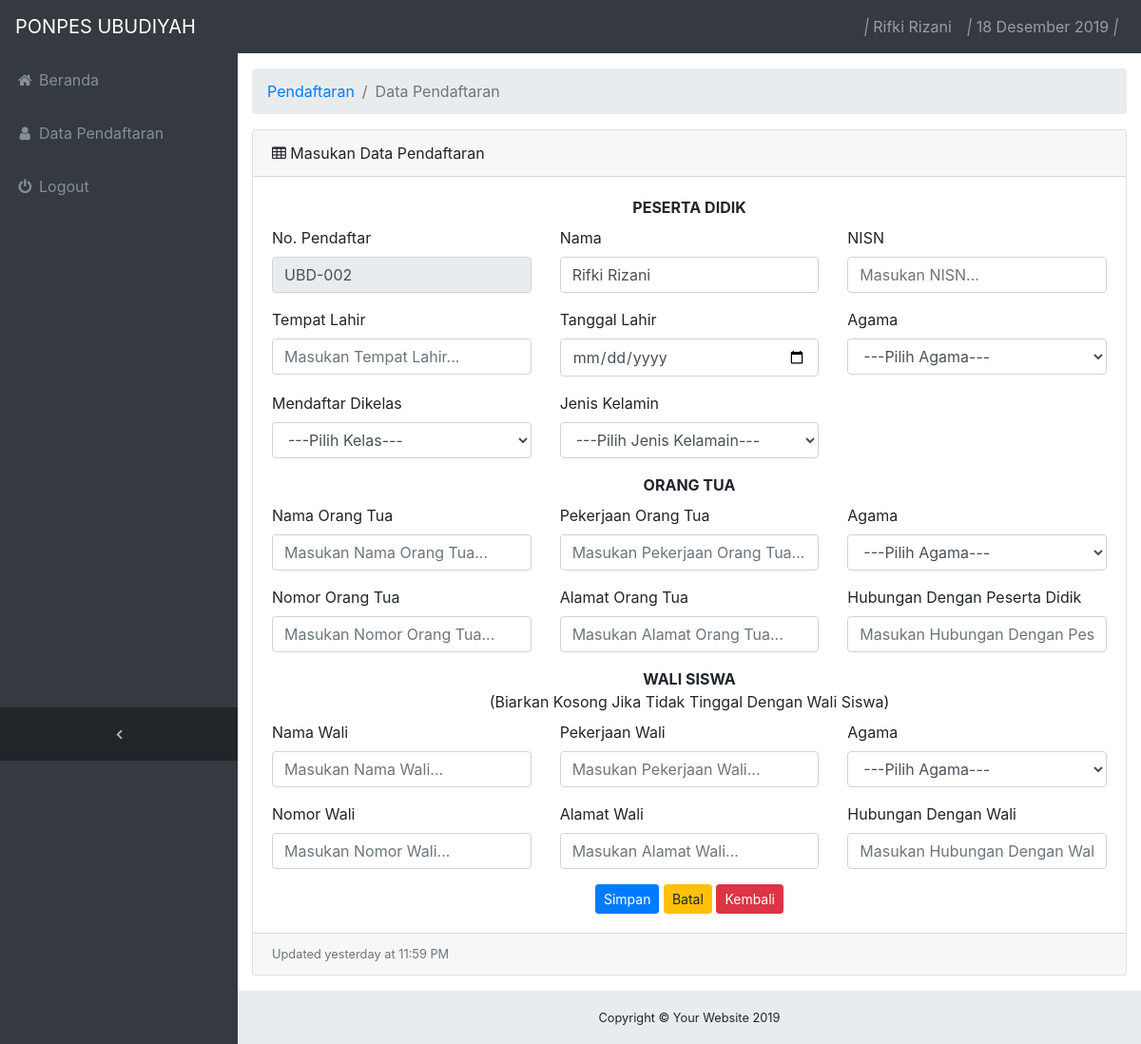
Screenshot of /siswa/pendaftaran_tambah.php (signed in) with the database file from the repository.
### tables this page shows
CREATE TABLE `pengguna` (
  `id_pengguna` int(11) NOT NULL,
  `id_pendaftar` int(11) DEFAULT NULL,
  `username` varchar(20) NOT NULL,
  `password` varchar(20) NOT NULL,
  `status` varchar(15) NOT NULL,
  `level` varchar(10) NOT NULL
);

CREATE TABLE `pendaftar` (
  `id_pendaftar` int(11) NOT NULL,
  `no_pendaftar` varchar(25) NOT NULL,
  `nama_pendaftar` varchar(25) NOT NULL,
  `bin_binti` varchar(25) NOT NULL,
  `status_pendaftar` varchar(15) DEFAULT NULL,
  `tahun_pendaftar` varchar(4) NOT NULL
);

### siswa/sesi_login.php (called while the page is built, shortened)
<?php
if(!isset($_SESSION['password']) AND !isset($_SESSION['id_pengguna'])){
 echo '<script language="javascript">alert("Akses Ditolak!"); document.location="../index.php";</script>';
} else {
include("koneksi.php");
$id_pengguna = $_SESSION['id_pengguna'];
$user = mysql_query("SELECT * FROM `pengguna` JOIN pendaftar ON pendaftar.id_pendaftar=pengguna.id_pendaftar WHERE pengguna.id_pengguna = '$id_pengguna'",$conn);
	while ($data = mysql_fetch_array($user)) {
	$no_pendaftar = $data['no_pendaftar'];
	$nama_pendaftar = $data['nama_pendaftar'];
	}
}
?>

### siswa/tgl_indo.php (called while the page is built, shortened)
<?php
function tgl_indo($day){
 $day = explode ("-",$day);
 switch ($day[1]){
 case 12:
 $day[1] = "Desember";
 break;
 }
 $day_indo = $day[2]." ".$day[1]." ".$day[0];
 return $day_indo;
}

### siswa/pendaftaran_tambah.php (the view, shortened to what this page needs)
<?php
  include 'header.php';
  include 'menu.php';
?>
  <div class="content-wrapper">
    <div class="container-fluid">
      <ol class="breadcrumb">
        <li class="breadcrumb-item">
          <a href="#">Pendaftaran</a>
        </li>
        <li class="breadcrumb-item active">Data Pendaftaran</li>
      </ol>
      <div class="card mb-3">
        <div class="card-header">
          <i class="fa fa-table"></i> Masukan Data Pendaftaran</div>
        <div class="card-body">
<form class="form-horizontal" method="post" action="pendaftaran_proses_tambah.php">
            <div class="row clearfix">
                <div class="col-lg-12 col-md-12 col-sm-12 col-xs-12" style="align-items: center; text-align: center;">
                  <label for="data_pegawai"><b>PESERTA DIDIK</b></label>
                </div>
            </div>
            <div class="row clearfix">
                <div class="col-lg-4 col-md-4 col-sm-4 col-xs-4">
                  <label for="no_pendaftar">No. Pendaftar</label>
                  <div class="form-group">
                    <input type="text" id="no_pendaftar" name="no_pendaftar" class="form-control" readonly="" value="<?php echo $no_pendaftar;?>" >
                  </div>
                </div>
                <div class="col-lg-4 col-md-4 col-sm-4 col-xs-4">
                  <label for="nama_pesdik">Nama</label>
                  <div class="form-group">
                    <input type="text" id="nama_pesdik" name="nama_pesdik" class="form-control" required="" value="<?php echo $nama_pendaftar;?>">
                  </div>
                </div>
                <div class="col-lg-4 col-md-4 col-sm-4 col-xs-4">
                  <label for="nisn_pesdik">NISN</label>
                  <div class="form-group">
                    <input type="text" id="nisn_pesdik" name="nisn_pesdik" class="form-control" required="" placeholder="Masukan NISN...">
                  </div>
                </div>
                <div class="col-lg-4 col-md-4 col-sm-4 col-xs-4">
                  <label for="tempat_lahir_pesdik">Tempat Lahir</label>
                  <div class="form-group">
                    <input type="text" id="tempat_lahir_pesdik" name="tempat_lahir_pesdik" class="form-control" required="" placeholder="Masukan Tempat Lahir...">
                  </div>
                </div>
                <div class="col-lg-4 col-md-4 col-sm-4 col-xs-4">
                  <label for="tanggal_lahir_pesdik">Tanggal Lahir</label>
                  <div class="form-group">
                    <input type="date" id="tanggal_lahir_pesdik" name="tanggal_lahir_pesdik" class="form-control" required="" placeholder="Masukan Tempat Lahir...">
                  </div>
                </div>
                <div class="col-lg-4 col-md-4 col-sm-4 col-xs-4">
                  <label for="id_agama">Agama</label>
                  <div class="form-group">
                    <select id="id_agama" name="id_agama" class="form-control" required="">
                      <option value="">---Pilih Agama---</option>
                    </select>
                  </div>
                </div>
                <div class="col-lg-4 col-md-4 col-sm-4 col-xs-4">
                  <label for="id_agama">Mendaftar Dikelas</label>
                  <div class="form-group">
                    <select id="id_kelas" name="id_kelas" class="form-control" required="">
                      <option value="">---Pilih Kelas---</option>
                    </select>
                  </div>
                </div>
                <div class="col-lg-4 col-md-4 col-sm-4 col-xs-4">
                  <label for="id_agama">Jenis Kelamin</label>
                  <div class="form-group">
                    <select id="jk" name="jk" class="form-control" required="">
                      <option value="">---Pilih Jenis Kelamain---</option>
                    </select>
                  </div>
                </div>
            </div>
            <div class="row clearfix">
                <div class="col-lg-12 col-md-12 col-sm-12 col-xs-12" style="align-items: center; text-align: center;">
                  <label for="data_pegawai"><b>ORANG TUA</b></label>
                </div>
            </div>
            <div class="row clearfix">
                <div class="col-lg-4 col-md-4 col-sm-4 col-xs-4">
                  <label for="nama_orang_tua">Nama Orang Tua</label>
                  <div class="form-group">
                    <input type="text" id="nama_orang_tua" name="nama_orang_tua" class="form-control" required="" placeholder="Masukan Nama Orang Tua...">
                  </div>
                </div>
                <div class="col-lg-4 col-md-4 col-sm-4 col-xs-4">
                  <label for="pekerjaan_orang_tua">Pekerjaan Orang Tua</label>
                  <div class="form-group">
                    <input type="text" id="pekerjaan_orang_tua" name="pekerjaan_orang_tua" class="form-control" required="" placeholder="Masukan Pekerjaan Orang Tua...">
                  </div>
                </div>
                <div class="col-lg-4 col-md-4 col-sm-4 col-xs-4">
                  <label for="id_agama_ortu">Agama</label>
                  <div class="form-group">
                    <select id="id_agama_ortu" name="id_agama_ortu" class="form-control" required="">
                      <option value="">---Pilih Agama---</option>
                    </select>
                  </div>
                </div>
                <div class="col-lg-4 col-md-4 col-sm-4 col-xs-4">
                  <label for="no_orang_tua">Nomor Orang Tua</label>
                    <div class="form-group">
                      <input type="number" id="no_orang_tua" name="no_orang_tua" class="form-control" required="" placeholder="Masukan Nomor Orang Tua..." maxlength="12">
                    </div>
                </div>
                <div class="col-lg-4 col-md-4 col-sm-4 col-xs-4">
                  <label for="alamat_orang_tua">Alamat Orang Tua</label>
                    <div class="form-group">
                      <input type="text" id="alamat_orang_tua" name="alamat_orang_tua" class="form-control" required="" placeholder="Masukan Alamat Orang Tua...">
                    </div>
                </div>
                <div class="col-lg-4 col-md-4 col-sm-4 col-xs-4">
                  <label for="hub_orang_tua">Hubungan Dengan Peserta Didik</label>
                    <div class="form-group">
                      <input type="text" id="hub_orang_tua" name="hub_orang_tua" class="form-control"  placeholder="Masukan Hubungan Dengan Peserta Didik...">
                    </div>
                </div>
            </div>
              <div class="row clearfix">
                  <div class="col-lg-12 col-md-12 col-sm-12 col-xs-12" style="align-items: center; text-align: center;">
                    <label for="data_pegawai"><b>WALI SISWA</b> <br>(Biarkan Kosong Jika Tidak Tinggal Dengan Wali Siswa)</label>
                  </div>
              </div>
              <div class="row clearfix">
                <div class="col-lg-4 col-md-4 col-sm-4 col-xs-4">
                  <label for="nama_wali">Nama Wali</label>
                  <div class="form-group">
                    <input type="text" id="nama_wali" name="nama_wali" class="form-control" placeholder="Masukan Nama Wali...">
                  </div>
                </div>
                <div class="col-lg-4 col-md-4 col-sm-4 col-xs-4">
                  <label for="pekerjaan_wali">Pekerjaan Wali</label>
                  <div class="form-group">
                    <input type="text" id="pekerjaan_wali" name="pekerjaan_wali" class="form-control"  placeholder="Masukan Pekerjaan Wali...">
                  </div>
                </div>
                <div class="col-lg-4 col-md-4 col-sm-4 col-xs-4">
                  <label for="id_agama_wali">Agama</label>
                  <div class="form-group">
                    <select id="id_agama_wali" name="id_agama_wali" class="form-control">
                      <option value="">---Pilih Agama---</option>
                    </select>
                  </div>
                </div>
                <div class="col-lg-4 col-md-4 col-sm-4 col-xs-4">
                  <label for="no_wali">Nomor Wali</label>
                    <div class="form-group">
                      <input type="text" id="no_wali" name="no_wali" class="form-control" placeholder="Masukan Nomor Wali..." maxlength="12">
                    </div>
                </div>
                <div class="col-lg-4 col-md-4 col-sm-4 col-xs-4">
                  <label for="alamat_wali">Alamat Wali</label>
                    <div class="form-group">
                      <input type="text" id="alamat_wali" name="alamat_wali" class="form-control"  placeholder="Masukan Alamat Wali...">
                    </div>
                </div>
                 <div class="col-lg-4 col-md-4 col-sm-4 col-xs-4">
                  <label for="hub_wali">Hubungan Dengan Wali</label>
                    <div class="form-group">
                      <input type="text" id="hub_wali" name="hub_wali" class="form-control"  placeholder="Masukan Hubungan Dengan Wali...">
                    </div>
                </div>
            </div>
            <div class="row clearfix">
                <div class="col-lg-12 col-md-12 col-sm-12 col-xs-12" style="align-items: center; text-align: center;">
                    <button class="btn btn-primary btn-sm" name="simpan" type="submit">Simpan</button>
                    <button class="btn btn-warning btn-sm" type="reset">Batal</button>
                    <button class="btn btn-danger btn-sm" onclick="window.history.back()">Kembali</button>
                </div>
            </div>
</form>
        </div>
        <div class="card-footer small text-muted">Updated yesterday at 11:59 PM</div>
      </div>
    </div>
<?php
  include 'footer.php';
?>

### siswa/menu.php (shortened to what this page needs)
<body class="fixed-nav sticky-footer bg-dark" id="page-top">
<nav class="navbar navbar-expand-lg navbar-dark bg-dark fixed-top" id="mainNav">
    <a class="navbar-brand" href="index.html">PONPES UBUDIYAH</a>
    <div class="collapse navbar-collapse" id="navbarResponsive">
      <ul class="navbar-nav navbar-sidenav" id="exampleAccordion">
        <li class="nav-item" data-toggle="tooltip" data-placement="right" title="Beranda">
          <a class="nav-link" href="index.php">
            <i class="fa fa-fw fa-home"></i>
            <span class="nav-link-text">Beranda</span>
          </a>
        </li>
        <li class="nav-item" data-toggle="tooltip" data-placement="right" title="Data Pendaftaran">
          <a class="nav-link" href="pendaftaran.php">
            <i class="fa fa-fw fa-user"></i>
            <span class="nav-link-text">Data Pendaftaran</span>
          </a>
        </li>
        <li class="nav-item">
          <a class="nav-link" data-toggle="modal" data-target="#exampleModal2">
            <i class="fa fa-fw fa-power-off"></i>
            <span class="nav-link-text">Logout</span>
          </a>
        </li>
      </ul>
      <ul class="navbar-nav sidenav-toggler">
        <li class="nav-item">
          <a class="nav-link text-center" id="sidenavToggler">
            <i class="fa fa-fw fa-angle-left"></i>
          </a>
        </li>
      </ul>
      <ul class="navbar-nav ml-auto">
        <a class="nav-link" data-toggle="modal" data-target="#exampleUser">
            <i>|</i>
            <?php echo $nama_pendaftar;?>
        </a>
        <a class="nav-link" data-toggle="modal" data-target="">
            <i>|</i>
            <?php
            $tanggal = date('Y-m-d');
            echo tgl_indo($tanggal);
            ?>
            <i>|</i>
        </a>
      </ul>
    </div>
  </nav>

### user/css/sb-admin.css (style rules this page uses)
html { position: relative; min-height: 100%; }
body { overflow-x: hidden; }
body.sticky-footer { margin-bottom: 56px; }
body.sticky-footer .content-wrapper { min-height: calc(100vh - 56px - 56px); }
body.fixed-nav { padding-top: 56px; }
.content-wrapper { min-height: calc(100vh - 56px); padding-top: 1rem; }
#mainNav .navbar-collapse { overflow: auto; max-height: 75vh; }
#mainNav .navbar-collapse .navbar-nav .nav-item .nav-link { cursor: pointer; }
#mainNav .navbar-collapse .sidenav-toggler { display: none; }
@media (min-width: 992px) { #mainNav .navbar-brand { width: 250px; } }
@media (min-width: 992px) { #mainNav .navbar-collapse { overflow: visible; max-height: none; } }
@media (min-width: 992px) { #mainNav .navbar-collapse .navbar-sidenav { position: absolute; top: 0; left: 0; -webkit-flex-direction: column; -ms-flex-direction: column; flex-direction: column; margin-top: 56px; } }
@media (min-width: 992px) { #mainNav .navbar-collapse .navbar-sidenav > .nav-item { width: 250px; padding: 0; } }
@media (min-width: 992px) { #mainNav .navbar-collapse .navbar-sidenav > .nav-item > .nav-link { padding: 1em; } }
#mainNav.fixed-top .sidenav-toggler { display: none; }
@media (min-width: 992px) { #mainNav.fixed-top .navbar-sidenav { height: calc(100vh - 112px); } }
@media (min-width: 992px) { #mainNav.fixed-top .sidenav-toggler { position: absolute; top: 0; left: 0; display: flex; -webkit-flex-direction: column; -ms-flex-direction: column; flex-direction: column; margin-top: calc(100vh - 56px); } }
@media (min-width: 992px) { #mainNav.fixed-top .sidenav-toggler > .nav-item { width: 250px; padding: 0; } }
@media (min-width: 992px) { #mainNav.fixed-top .sidenav-toggler > .nav-item > .nav-link { padding: 1em; } }
#mainNav.fixed-top.navbar-dark .sidenav-toggler { background-color: #212529; }
#mainNav.fixed-top.navbar-dark .sidenav-toggler a i { color: #adb5bd; }
.content-wrapper { overflow-x: hidden; background: white; }
@media (min-width: 992px) { .content-wrapper { margin-left: 250px; } }
#sidenavToggler i { font-weight: 800; }
#mainNav.navbar-dark .navbar-collapse .navbar-sidenav > .nav-item > .nav-link { color: #868e96; }
@media (min-width: 992px) { #mainNav.navbar-dark .navbar-collapse .navbar-sidenav { background: #343a40; } }

### rows the page displays
pengguna: id_pendaftar.nama_pendaftar "Rifki Rizani", no_pendaftar "UBD-002", nama_pesdik "Rifki Rizani"
